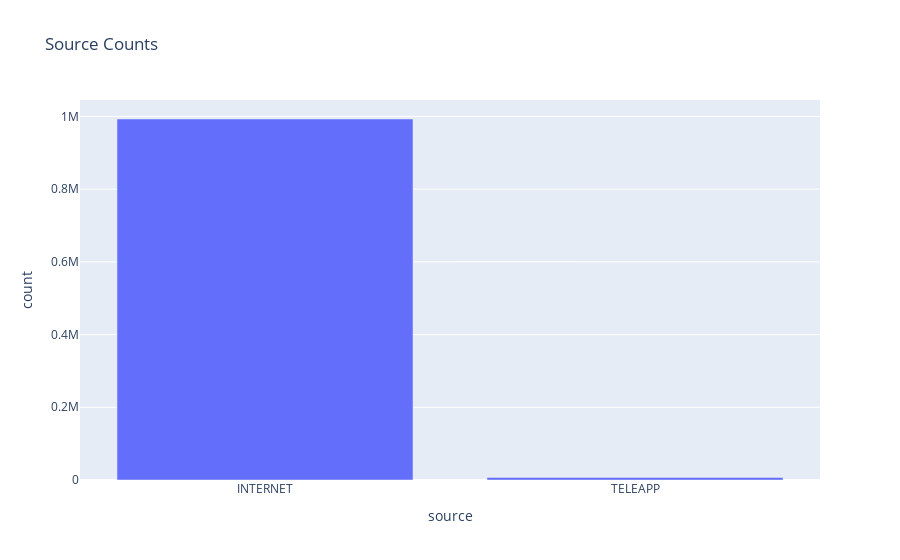

This figure's notebook cell:
### Markdown cell above
The employment_status column is extremely unbalanced.

### Code cell
at_counts = df.groupBy("source").count().orderBy("count", ascending=False)
at_counts.show()
at_counts.plot.bar(x="source", y="count", title="Source Counts")

### Figure 1 — Plotly figure (JSON) as saved in the notebook; plotly's stock layout.template omitted (floating-point values rounded to 4 significant figures)
{"data": [{"hovertemplate": "source=%{x}<br>count=%{y}<extra></extra>", "legendgroup": "", "marker": {"color": "#636efa", "pattern": {"shape": ""}}, "name": "", "orientation": "v", "showlegend": false, "textposition": "auto", "type": "bar", "x": ["INTERNET", "TELEAPP"], "xaxis": "x", "y": [992952, 7048], "yaxis": "y"}], "layout": {"barmode": "relative", "legend": {"tracegroupgap": 0}, "title": {"text": "Source Counts"}, "xaxis": {"anchor": "y", "domain": [0, 1], "title": {"text": "source"}}, "yaxis": {"anchor": "x", "domain": [0, 1], "title": {"text": "count"}}}}
